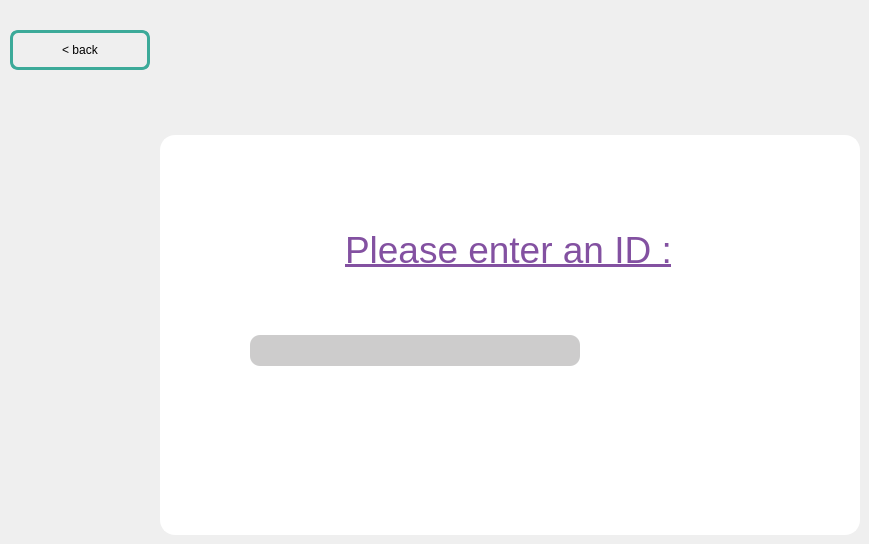
    <widget class="QWidget" name="delete_marriage">
     <widget class="QGroupBox" name="groupBox_4">
      <property name="geometry">
       <rect>
        <x>160</x>
        <y>135</y>
        <width>700</width>
        <height>400</height>
       </rect>
      </property>
      <property name="styleSheet">
       <string notr="true">QGroupBox{
	border: 2px solid rgb(255,255,255);
	border-radius: 15px;
	background-color: #FFF;
}



</string>
      </property>
      <property name="title">
       <string/>
      </property>
      <widget class="QPushButton" name="delete_2">
       <property name="geometry">
        <rect>
         <x>450</x>
         <y>200</y>
         <width>161</width>
         <height>31</height>
        </rect>
       </property>
       <property name="styleSheet">
        <string notr="true">#delete_2 {
background-color: transparent;
border-image: url(:delete_client.png);
background: none;
border: none;
background-repeat: none;
}
#delete_2:pressed
{
   border-image: url(:delete_client.png);
}</string>
       </property>
       <property name="text">
        <string/>
       </property>
      </widget>
      <widget class="QLineEdit" name="mariage_id">
       <property name="geometry">
        <rect>
         <x>90</x>
         <y>200</y>
         <width>330</width>
         <height>31</height>
        </rect>
       </property>
       <property name="font">
        <font>
         <pointsize>15</pointsize>
        </font>
       </property>
       <property name="toolTip">
        <string>&lt;html&gt;&lt;head/&gt;&lt;body&gt;&lt;p&gt;&lt;span style=&quot; color:#55ff00;&quot;&gt;Marriage ID &lt;/span&gt;&lt;/p&gt;&lt;/body&gt;&lt;/html&gt;</string>
       </property>
       <property name="styleSheet">
        <string notr="true">QLineEdit{
	border-radius: 10px;
	background-color: rgb(205,204,204);
	padding-left: 110px;
	color :  rgb(60,170,153); 
}

QLineEdit:focused{
	border: 2px solid rgb(60,170,153);
}</string>
       </property>
       <property name="text">
        <string/>
       </property>
      </widget>
      <widget class="QLabel" name="label_14">
       <property name="geometry">
        <rect>
         <x>185</x>
         <y>70</y>
         <width>330</width>
         <height>91</height>
        </rect>
       </property>
       <property name="font">
        <font>
         <pointsize>28</pointsize>
         <weight>50</weight>
         <bold>false</bold>
         <underline>true</underline>
        </font>
       </property>
       <property name="text">
        <string>&lt;font color = #8351a1&gt;Please enter an ID :</string>
       </property>
      </widget>
     </widget>
     <widget class="QPushButton" name="pushButton_2">
      <property name="geometry">
       <rect>
        <x>10</x>
        <y>30</y>
        <width>140</width>
        <height>40</height>
       </rect>
      </property>
      <property name="styleSheet">
       <string notr="true">QPushButton{
	border: 3px solid rgb(60,170,153);
	border-radius: 8px;


}

QPushButton:hover{
	border: 3px solid rgb(60,170,153);
}

QPushButton:focused{
	border: 3px solid rgb(60,170,153);
	color: #A0A0A0;
}</string>
      </property>
      <property name="text">
       <string>&lt; back</string>
      </property>
     </widget>
    </widget>
